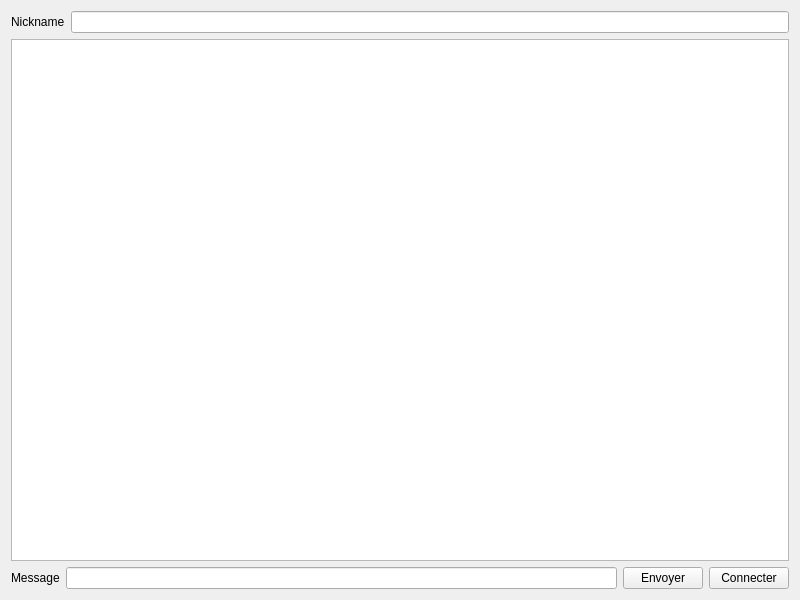
<?xml version="1.0" encoding="UTF-8"?>
<ui version="4.0">
 <class>Widget</class>
 <widget class="QWidget" name="Widget">
  <property name="geometry">
   <rect>
    <x>0</x>
    <y>0</y>
    <width>800</width>
    <height>600</height>
   </rect>
  </property>
  <property name="windowTitle">
   <string>Widget</string>
  </property>
  <layout class="QVBoxLayout" name="verticalLayout">
   <item>
    <layout class="QHBoxLayout" name="horizontalLayout_2">
     <item>
      <widget class="QLabel" name="label">
       <property name="text">
        <string>Nickname</string>
       </property>
      </widget>
     </item>
     <item>
      <widget class="QLineEdit" name="le_nickname"/>
     </item>
    </layout>
   </item>
   <item>
    <widget class="QTextEdit" name="textEdit"/>
   </item>
   <item>
    <layout class="QHBoxLayout" name="horizontalLayout">
     <item>
      <widget class="QLabel" name="label_2">
       <property name="text">
        <string>Message</string>
       </property>
      </widget>
     </item>
     <item>
      <widget class="QLineEdit" name="le_message"/>
     </item>
     <item>
      <widget class="QPushButton" name="pb_envoyer">
       <property name="text">
        <string>Envoyer</string>
       </property>
      </widget>
     </item>
     <item>
      <widget class="QPushButton" name="pb_connecter">
       <property name="text">
        <string>Connecter</string>
       </property>
      </widget>
     </item>
    </layout>
   </item>
  </layout>
 </widget>
 <resources/>
 <connections/>
</ui>
